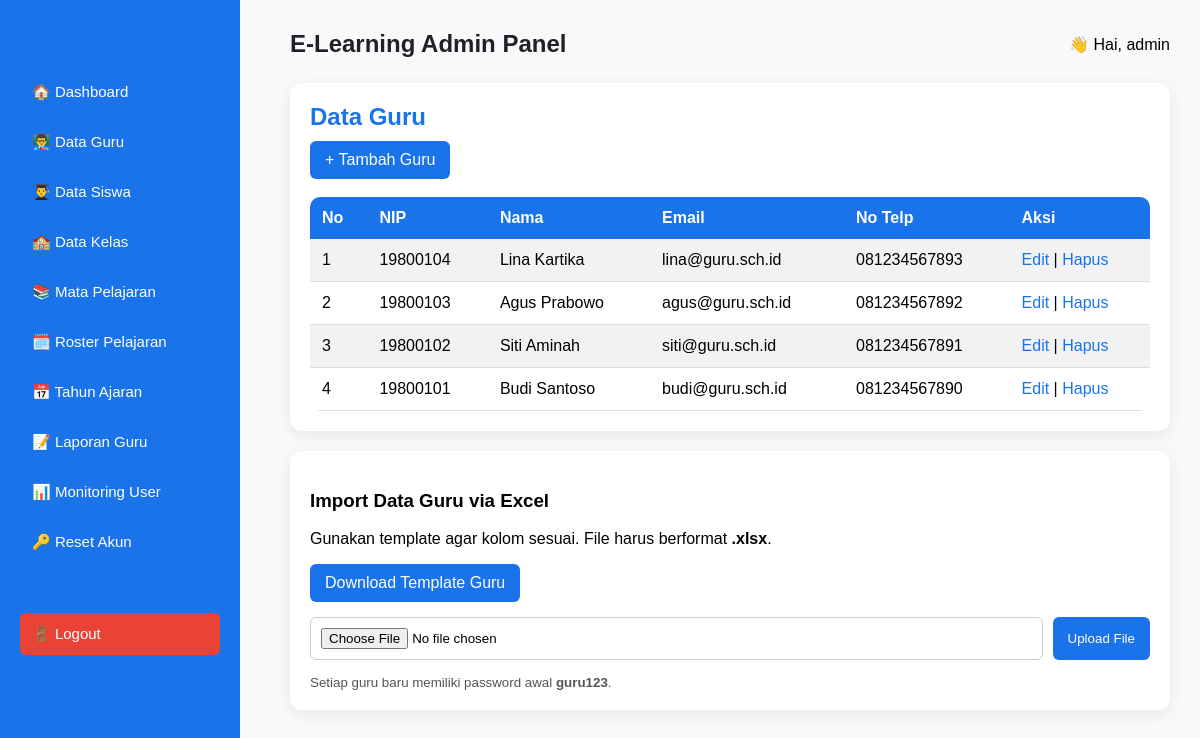
The page /views/admin/guru.php (signed in) on the database its author committed.
### tables this page shows
CREATE TABLE `guru` (
  `id` int(11) NOT NULL,
  `nip` varchar(20) NOT NULL,
  `nama_lengkap` varchar(100) NOT NULL,
  `email` varchar(100) DEFAULT NULL,
  `no_telp` varchar(15) DEFAULT NULL,
  `id_kelas_wali` int(11) DEFAULT NULL
);

### views/admin/guru.php (the view, shortened to what this page needs)
<?php
include "../../config.php";
?>
<!DOCTYPE html>
<html>
<head>
<link rel="stylesheet" href="../../assets/css/style.css">
</head>
<body>
<?php include "sidebar.php"; ?>
<div class="content">
<?php include "header.php"; ?>
<div class="card">
    <h2>Data Guru</h2>
    <a href="guru_add.php" class="btn">+ Tambah Guru</a>
    <br><br>
    <table class="tabel">
        <tr>
            <th>No</th>
            <th>NIP</th>
            <th>Nama</th>
            <th>Email</th>
            <th>No Telp</th>
            <th>Aksi</th>
        </tr>
        <?php
        $no = 1;
        $data = mysqli_query($conn, "SELECT * FROM guru ORDER BY id DESC");
        while($d = mysqli_fetch_assoc($data)){
        ?>
        <tr>
            <td><?= $no++; ?></td>
            <td><?= $d['nip']; ?></td>
            <td><?= $d['nama_lengkap']; ?></td>
            <td><?= $d['email']; ?></td>
            <td><?= $d['no_telp']; ?></td>
            <td>
                <a href="guru_edit.php?id=<?= $d['id']; ?>">Edit</a> |
                <a href="guru_delete.php?id=<?= $d['id']; ?>" onclick="return confirm('Hapus guru ini?')">Hapus</a>
            </td>
        </tr>
        <?php } ?>
    </table>
</div>
<div class="card import-card">
    <h3>Import Data Guru via Excel</h3>
    <p>Gunakan template agar kolom sesuai. File harus berformat <b>.xlsx</b>.</p>
    <a class="btn" href="../../assets/templates/guru_template.xlsx" download>Download Template Guru</a>
    <form class="import-form" action="guru_import_process.php" method="POST" enctype="multipart/form-data">
        <input type="file" name="file_excel" accept=".xlsx" required>
        <button type="submit" class="btn">Upload File</button>
    </form>
    <small>Setiap guru baru memiliki password awal <b>guru123</b>.</small>
</div>
</div>
</body>
</html>

### assets/css/style.css (style rules this page uses)
* { box-sizing: border-box; }
body { margin:0; padding:0; font-family:'Poppins', sans-serif; background:#F8F9FA; }
h2 { margin:0 0 10px; color:#1A73E8; }
.content { margin-left:260px; padding:30px; }
.card { background:white; padding:20px; border-radius:12px; box-shadow:0 4px 15px rgba(0,0,0,0.08); margin-bottom:20px; }
.import-form { display:flex; flex-wrap:wrap; gap:10px; margin:15px 0; }
.import-form input[type="file"] { flex:1; border:1px solid #ccc; padding:10px; margin:0; border-radius:6px; background:#fff; }
.import-card small { color:#555; display:block; }
.tabel { width:100%; border-collapse:collapse; background:white; border-radius:10px; overflow:hidden; }
.tabel th { background:#1A73E8; color:white; padding:12px; text-align:left; }
.tabel td { padding:10px; border-bottom:1px solid #ddd; }
.btn { appearance: none; display:inline-block; padding:10px 15px; background:#1A73E8; color:white; text-decoration:none; font-family: inherit; border: 0; border-radius:6px; }
form input { width:100%; padding:10px; border:1px solid #ccc; margin-bottom:15px; border-radius:8px; }
form input { width:100%; padding:10px; margin-bottom:15px; border-radius:8px; border:1px solid #ccc; }
a { color:#1A73E8; text-decoration:none; }
.tabel tr:nth-child(even) { background:#f2f2f2; }
.tabel td, .tabel th { padding:12px; }

### rows shown on the page
guru: nip "19800104", nama_lengkap "Lina Kartika", email "lina@guru.sch.id", no_telp "081234567893"
guru: nip "19800103", nama_lengkap "Agus Prabowo", email "agus@guru.sch.id", no_telp "081234567892"
guru: nip "19800102", nama_lengkap "Siti Aminah", email "siti@guru.sch.id", no_telp "081234567891"
guru: nip "19800101", nama_lengkap "Budi Santoso", email "budi@guru.sch.id", no_telp "081234567890"

### other values the page prints
$_SESSION['username'] "admin"
